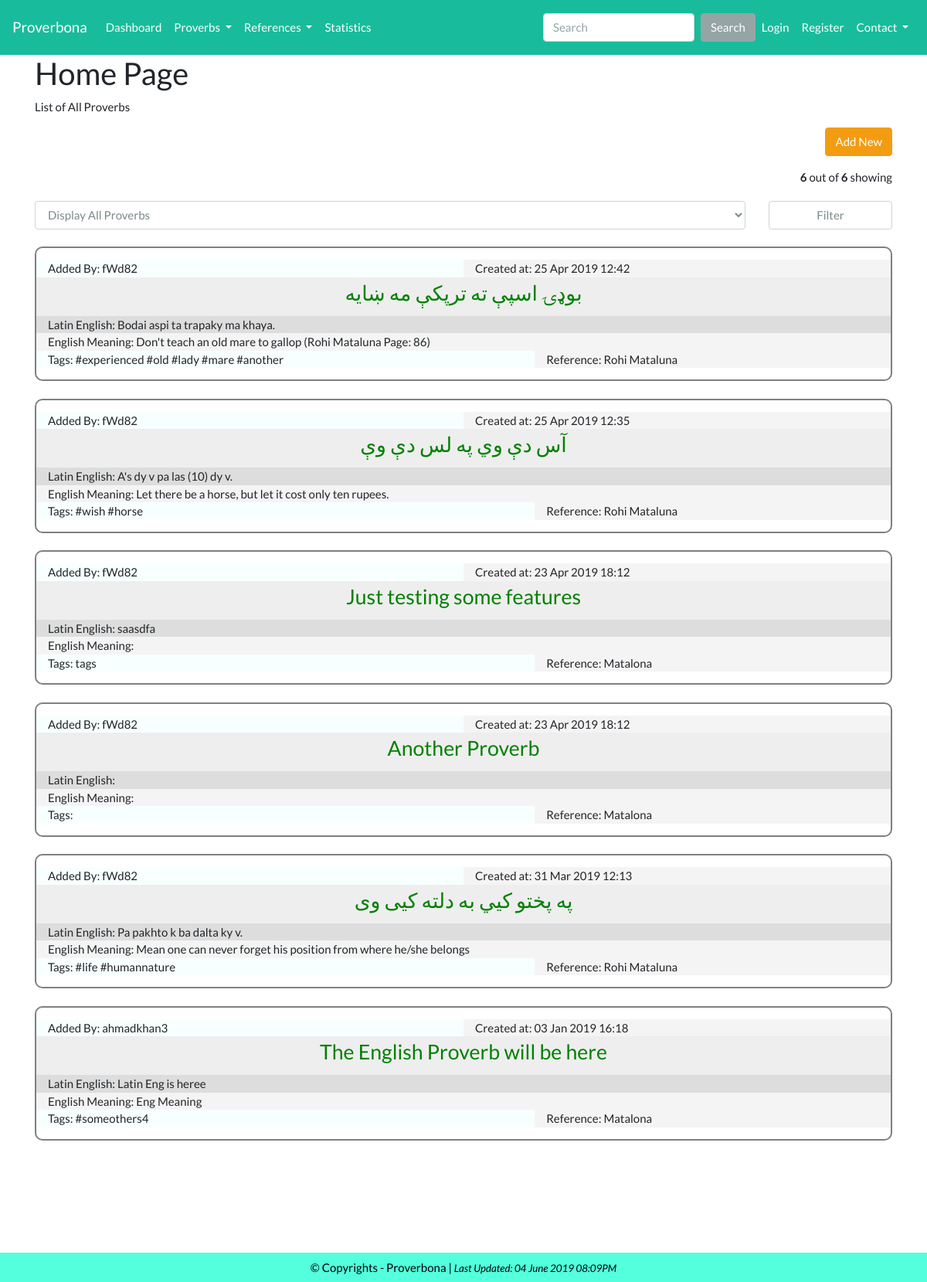
/proverb, run on the app's committed database.
### tables this page shows
CREATE TABLE `table_proverb` (
  `proverb_id` int(11) NOT NULL,
  `proverb_lang` int(11) DEFAULT NULL,
  `proverb_statement` text NOT NULL,
  `proverb_latin_eng` mediumtext,
  `proverb_introduction` text,
  `proverb_eng_meaning` mediumtext,
  `proverb_history` text,
  `proverb_reference` int(11) NOT NULL,
  `proverb_tags` varchar(45) DEFAULT NULL,
  `proverb_addedby` int(11) DEFAULT NULL,
  `proverb_contributors` int(11) DEFAULT NULL,
  `proverb_is_protected` tinyint(1) NOT NULL DEFAULT '0',
  `proverb_timestamp` timestamp NULL DEFAULT CURRENT_TIMESTAMP,
  `proverb_last_updated` timestamp NOT NULL DEFAULT CURRENT_TIMESTAMP ON UPDATE CURRENT_TIMESTAMP
);

CREATE TABLE `table_user` (
  `user_id` int(11) NOT NULL,
  `user_fullname` varchar(45) DEFAULT NULL,
  `user_email` varchar(45) NOT NULL,
  `user_name` varchar(45) NOT NULL,
  `user_password` varchar(45) DEFAULT NULL,
  `user_nativelang` int(11) DEFAULT NULL,
  `user_otherlang` mediumtext,
  `user_country` varchar(45) DEFAULT NULL,
  `user_address` mediumtext,
  `user_department` varchar(45) DEFAULT NULL,
  `user_bio` mediumtext,
  `user_type` varchar(255) NOT NULL DEFAULT 'user',
  `user_can_contribute` tinyint(4) NOT NULL DEFAULT '1',
  `user_timestamp` timestamp NULL DEFAULT CURRENT_TIMESTAMP,
  `user_last_updated` timestamp NOT NULL DEFAULT CURRENT_TIMESTAMP ON UPDATE CURRENT_TIMESTAMP
);

CREATE TABLE `table_reference` (
  `reference_id` int(11) NOT NULL,
  `reference_lang` int(11) DEFAULT NULL,
  `reference_title` mediumtext,
  `reference_category` varchar(45) DEFAULT NULL,
  `reference_author` varchar(45) DEFAULT NULL,
  `reference_introduction` mediumtext,
  `reference_published_year` varchar(45) DEFAULT NULL,
  `reference_img_path` text,
  `reference_addedby` int(11) DEFAULT NULL,
  `reference_timestamp` timestamp NULL DEFAULT CURRENT_TIMESTAMP,
  `reference_last_updated` timestamp NOT NULL DEFAULT CURRENT_TIMESTAMP ON UPDATE CURRENT_TIMESTAMP
);

### application/controllers/Proverb.php (called while the page is built, shortened)
<?php
    class Proverb extends CI_Controller{
        public function index(){
            $this->load->library('pagination');
                $config['per_page']         = 10;
            $all_proverbs = $this->Proverbs_model->proverb_list($config['per_page'], $this->uri->segment(3));
            $total_all_proverbs = $this->Proverbs_model->num_rows_proverbs();
            $this->load->view('public/home', ['all_proverb1'=>$all_proverbs, 'total_all_proverbs'=>$total_all_proverbs]);
        }
        public function __construct(){
            $this->load->model('Proverbs_model');
            $this->load->model('User_model');
        }
}

### index.php (called while the page is built, shortened)
<?php
require_once BASEPATH.'core/CodeIgniter.php';

### application/models/Proverbs_model.php (called while the page is built, shortened)
<?php
    class Proverbs_model extends CI_Model{
        public function proverb_list($limit, $offset){
            $query = $this->db
                                ->select(['proverb_id','proverb_statement', 'proverb_tags', 'proverb_latin_eng', 'proverb_eng_meaning', 'table_reference.reference_title', 'table_user.user_name', 'proverb_timestamp'])
                                ->from('table_proverb')
                                ->order_by('proverb_timestamp', 'DESC')
                                ->join('table_user', 'table_proverb.proverb_addedby = table_user.user_id')
                                ->join('table_reference', 'table_proverb.proverb_reference = table_reference.reference_id')
                                ->limit($limit, $offset)
                                ->get();
            return $query->result();
        }
        public function num_rows_proverbs(){
            $query = $this->db
                                ->select(['proverb_id'])
                                ->from('table_proverb')
                                ->get();
            return $query->num_rows();
        }
}

### application/views/public/home.php (the view, shortened to what this page needs)
<?php
if ($this->session->userdata('login_id')) {
    include(__DIR__ . '../../admin/admin_header.php');
}else{include('public_header.php');}
?>
<div class="container">
    <h2>Home Page</h2>
    <p>List of All Proverbs</p>
    <p class="text-right">
        <?php
         echo anchor('proverb/add_proverb', 'Add New', "class='btn btn-warning'");
        ?>
    </p>
    <p class="text-right">
        <?php echo "<strong>" . count($all_proverb1)."</strong> out of " . "<strong>".
                                $total_all_proverbs ." </strong>showing"; ?>
    </p>
<div class="row">
    <div class="col-lg-10 col-sm-8" style="padding-top:4px">
        <?php
                $options = array(
                    ''          => 'Display All Proverbs',
                    '1'         => 'Display English Proverbs',
                    '2'         => 'Display Pashto Proverbs',
                    '3'         => 'Display Urdu Proverbs',
                    '4'         => 'Display Farsi Proverbs',
                    '5'         => 'Display Arabic Proverbs',
                    'selected'  => 'selected' );
                $attributes = array(
                    'id'    => 'rating_proverb_rating_value',
                    'class' => 'form-control'
                );
                echo form_open(base_url("proverb/display/")) ;
                echo form_dropdown('rating_proverb_rating_value', $options, set_value('rating_proverb_rating_value'), $attributes);
        ?>
    </div>
    <div class="col-lg-2 col-sm-4" style="padding-top:4px">
        <?php
                echo  form_submit('Submit', 'Filter', ['value', 'class'=>'form-control']);
  ?>
    </div>
</div>
<br>
    <?php if (count($all_proverb1)):?>
        <?php foreach ($all_proverb1 as $all_proverbss): ?>
            <div class="smthing">
                <div class="row">
                    <div class="col col-lg-6" style="background:rgb(248, 255, 255)">Added By:  <?= $all_proverbss->user_name; ?> </div>
                    <div class="col col-lg-6" style="background:rgb(245, 244, 244)">Created at: <?= date('d M Y H:i', strtotime($all_proverbss->proverb_timestamp)); ?></div>
                </div>
                <div class="row">
                    <div class="col col-12" style="background:#eee; height: 50px; text-align: center; font-size: 20pt"> <?= anchor(base_url('proverb/proverb_detail') . "/{$all_proverbss->proverb_id}", $all_proverbss->proverb_statement); ?> </div>
                </div>
                <div class="row">
                    <div class="col col-lg-12" style="background:rgb(221, 221, 221)">Latin English: <?= $all_proverbss->proverb_latin_eng; ?> </div>
                </div>
                <div class="row">
                    <div class="col col-lg-12" style="background:rgb(245, 244, 244)">English Meaning: <?= $all_proverbss->proverb_eng_meaning; ?></div>
                </div>
                <div class="row">
                    <div class="col col-7" style="background:rgb(248, 255, 255)">Tags: <?= $all_proverbss->proverb_tags; ?> </div>
                    <div class="col col-5" style="background:rgb(245, 244, 244)">Reference: <?= $all_proverbss->reference_title; ?> </div>
                </div>
            </div>
             <br>
        <?php endforeach; ?>
    <?php endif; ?>
</div>
<br><br><br><br><br>
<?php include('public_footer.php'); ?>

### assets/css/mystyles.css (style rules this page uses)
html, body { min-height:100%; height: 100%; }
.smthing { border: 2px solid grey; padding: 15px; border-radius: 10px; }
a { color: green; }

### data on the page
table_proverb: proverb_addedby.user_name "fWd82", proverb_timestamp "25 Apr 2019 12:42", proverb_id+proverb_statement "بوډۍ اسپې ته ترپکې مه ښايه", proverb_latin_eng "Bodai aspi ta trapaky ma khaya.", proverb_eng_meaning "Don't teach an old mare to gallop (Rohi Mataluna Page: 86)", proverb_tags "#experienced #old #lady #mare #another", proverb_reference.reference_title "Rohi Mataluna"
table_proverb: proverb_addedby.user_name "fWd82", proverb_timestamp "25 Apr 2019 12:35", proverb_id+proverb_statement "آس دې وي په لس دې وې", proverb_latin_eng "A's dy v pa las (10) dy v.", proverb_eng_meaning "Let there be a horse, but let it cost only ten rupees.", proverb_tags "#wish #horse", proverb_reference.reference_title "Rohi Mataluna"
table_proverb: proverb_addedby.user_name "fWd82", proverb_timestamp "23 Apr 2019 18:12", proverb_id+proverb_statement "Just testing some features", proverb_latin_eng "saasdfa", proverb_tags "tags", proverb_reference.reference_title "Matalona"
table_proverb: proverb_addedby.user_name "fWd82", proverb_timestamp "23 Apr 2019 18:12", proverb_id+proverb_statement "Another Proverb", proverb_reference.reference_title "Matalona"
table_proverb: proverb_addedby.user_name "fWd82", proverb_timestamp "31 Mar 2019 12:13", proverb_id+proverb_statement "په پختو کيي به دلته کیی وی", proverb_latin_eng "Pa pakhto k ba dalta ky v.", proverb_eng_meaning "Mean one can never forget his position from where he/she belongs", proverb_tags "#life #humannature", proverb_reference.reference_title "Rohi Mataluna"
table_proverb: proverb_addedby.user_name "ahmadkhan3", proverb_timestamp "03 Jan 2019 16:18", proverb_id+proverb_statement "The English Proverb will be here", proverb_latin_eng "Latin Eng is heree", proverb_eng_meaning "Eng Meaning", proverb_tags "#someothers4", proverb_reference.reference_title "Matalona"

### other printed values
anchor('proverb/add_proverb', 'Add New', "class='btn btn-warning'") "Add New"
count($all_proverb1) "6"
$total_all_proverbs "6"
